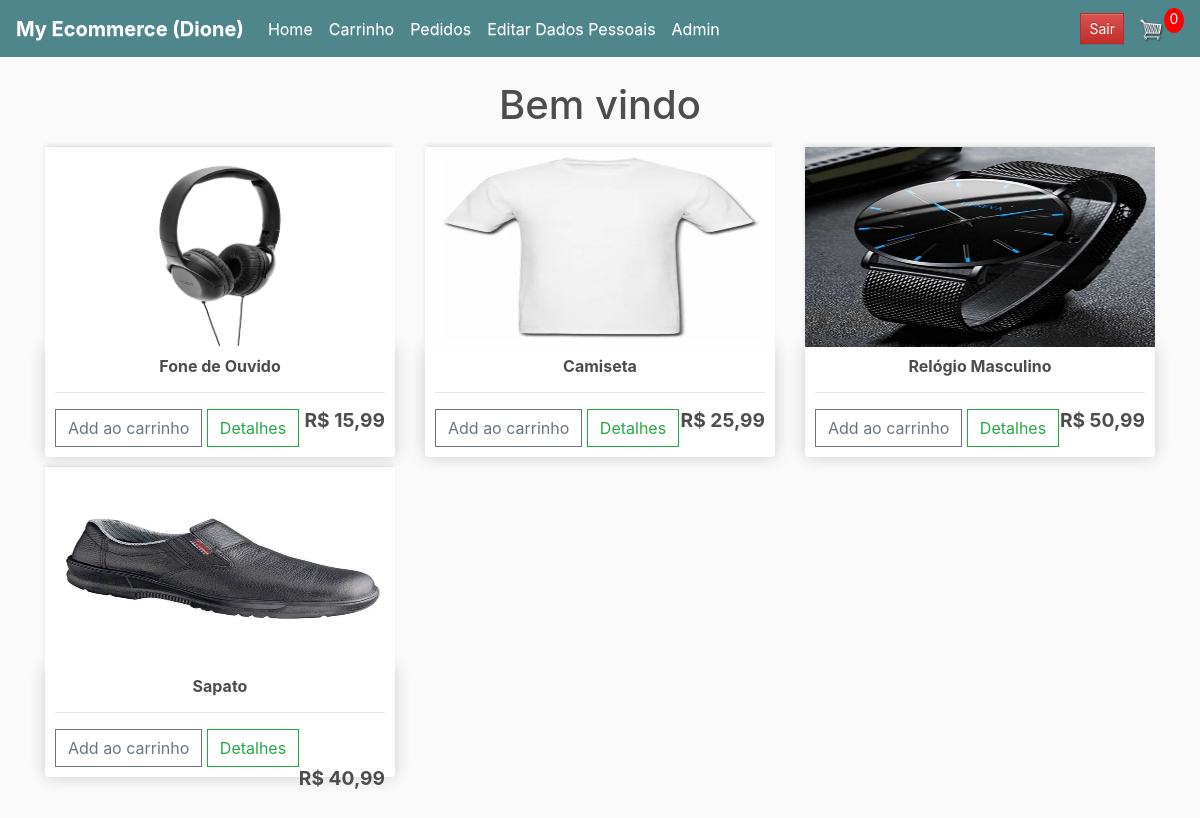
/ (signed in), run on an earlier commit of the app's database.
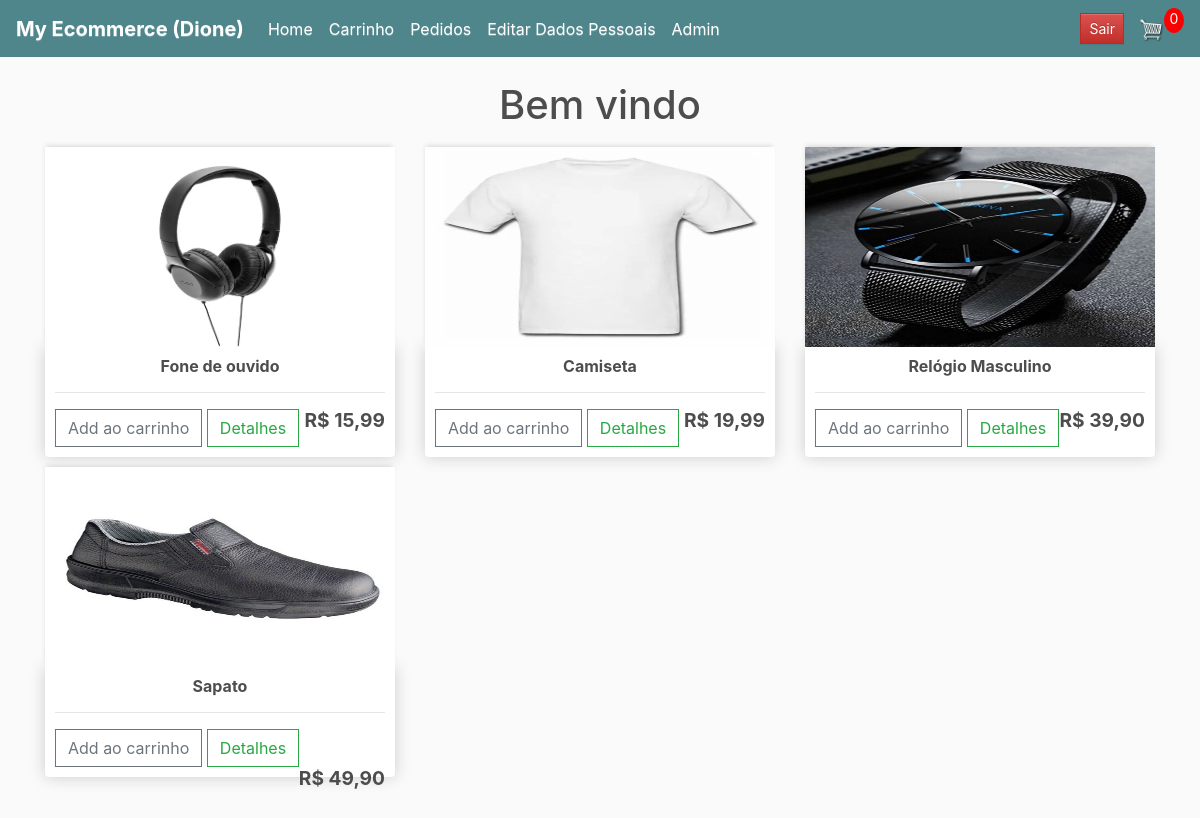
And on a later commit of the database.
### usuarios/models.py (models this page shows, shortened)
class User(AbstractUser):
    username = models.CharField(max_length=100, unique=True, verbose_name='Nome do Usuário')
    email = models.EmailField(max_length=100, unique=True)
    endereco = models.CharField(max_length=100, help_text='Insira o seu endereço.', null=True, blank=True)
    cidade = models.CharField(max_length=100, help_text='Insira a sua cidade.', null=True, blank=True)
    bairro = models.CharField(max_length=100, help_text='Insira o seu bairro.', null=True, blank=True)
    estado = models.CharField(max_length=100, help_text='Insira o seu estado.', null=True, blank=True)
    cep = models.CharField(max_length=8, null=True, blank=True)
    slug = models.SlugField(unique=True, blank=True, null=True)
    USERNAME_FIELD = 'username'
    EMAIL_FIELD = 'email'
    REQUIRED_FIELDS = ['email']
    class Meta:
        verbose_name = _("user")
        verbose_name_plural = _("users")
    def __str__(self):
        return f'Usuário: {self.username}'

### test_ecommerce/models.py (models this page shows, shortened)
class Produto(models.Model):
    nome = models.CharField(max_length=200, null=True, blank=True, verbose_name='Produto')
    preco = models.DecimalField(max_digits=7, decimal_places=2, verbose_name='Preço (R$)')
    detalhes = models.CharField(max_length=200, null=True, blank=True)
    imagem = models.ImageField(null=True, blank=True, upload_to='produtos')
    digital = models.BooleanField(default=False, null=True, blank=False)
    @property
    def image_url(self): # para poder visualizar fotos no html
        if self.imagem and hasattr(self.imagem, 'url'):
            return self.imagem.url

### test_ecommerce/views.py (the view)
# urls.py: 2. Add a URL to urlpatterns:  path('', views.home, name='home')
@login_required()
def home(request):
    if request.user.is_authenticated:
        cliente = request.user
        pedido, criado = Pedido.objects.get_or_create(cliente=cliente, complete=False)
        cart_itens = pedido.pegar_carrinho_itens
    else:
        pedido = {'pegar_carrinho_total':0, 'pegar_carrinho_itens':0, 'envio':False}
        cart_itens = pedido['pegar_carrinho_itens']
    produtos = Produto.objects.all()
    context = {'produtos':produtos, 'cart_itens':cart_itens}
    return render(request, 'compras/home.html', context)

### test_ecommerce/models.py (called while the page is built)
    @property
    def pegar_carrinho_itens(self):
        itens = self.pedidoitem_set.all()
        total = sum([item.quantidade for item in itens])
        return total

### usuarios/autenticate.py (called while the page is built)
    def get_user(self, user_id):
        try:
            return UserModel.objects.get(pk=user_id)
        except UserModel.DoesNotExist:
            return None

### templates/compras/home.html (shortened to what this page needs)
{% extends 'base.html' %}
{% load static %}
{% block main %}
{% include 'navbar.html' %}
{% include 'mensagens.html' %}
{% include 'loader.html' %}
<h1>Bem vindo</h1>
<div class="container">
    <div class="row">
        {% for produto in produtos %}
        <div class="col-lg-4">
            <img src="{{ produto.image_url|default_if_none:'/static/imagens/2+placeholder.png' }}" class="thumbnail">
            <div class="box-element product">
                <h6><strong>{{ produto.nome }}</strong></h6>
				<hr>
				<button data-product="{{ produto.id }}" data-action="add" class="btn btn-outline-secondary add-btn update-cart">Add ao carrinho</button>
                <button type="button" class="btn btn-outline-success" data-toggle="modal" data-target="#staticBackdrop{{ produto.pk }}">
                    Detalhes
                </button>
				<h4 class="h4" style="float: right"><strong>R$ {{ produto.preco }}</strong></h4>
            </div>
        </div>
        {% endfor %}
    </div>
</div>
<br>
{% endblock %}

### templates/base.html (shortened to what this page needs)
{% load static %}
<!DOCTYPE html>
<html lang="en">
<head>
    <link rel="stylesheet" href="https://cdn.jsdelivr.net/npm/bootstrap@4.6.2/dist/css/bootstrap.min.css">
    <link rel="stylesheet" href="https://maxcdn.bootstrapcdn.com/font-awesome/4.7.0/css/font-awesome.min.css">
    <link rel="stylesheet" href="https://maxcdn.bootstrapcdn.com/bootstrap/3.3.7/css/bootstrap-theme.min.css">
    <link rel="stylesheet" type="text/css" href="{% static 'css/style.css' %}">
</head>
<body>
    {% block main %}
    {% endblock %}
</body>
</html>

### templates/navbar.html (shortened to what this page needs)
{% extends 'base.html' %}
{% load static %}
{% block main %}
<nav class="navbar navbar-expand-lg navbar-dark bg-dark">
    {% if user.is_authenticated %}
    <b class="navbar-brand">My Ecommerce ({{ user.username|capfirst }})</b>
    {% else %}
    <b class="navbar-brand">My Ecommerce</b>
    {% endif %}
    <div class="collapse navbar-collapse" id="navbarSupportedContent">
      <ul class="navbar-nav mr-auto">
        {% if user.is_authenticated %}
        <li class="nav-item active">
          <a class="nav-link" href="{% url 'home' %}">Home <span class="sr-only">(current)</span></a>
        </li>
        <li class="nav-item active">
          <a class="nav-link" href="{% url 'cart' %}">Carrinho</a>
        </li>
        <li class="nav-item active">
          <a class="nav-link" href="{% url 'pedidos' %}">Pedidos</a>
        </li>
        <li class="nav-item active">
          <a class="nav-link" href="{% url 'editar_perfil' user.slug %}">Editar Dados Pessoais</a>
        </li>
        {% endif %}
        {% if user.is_superuser %}
        <li class="nav-item active">
          <a class="nav-link" href="http://projeto-ecommerce.up.railway.app/admin">Admin</a>
        </li>
        {% endif %}
      </ul>
      <div class="form-inline my-2 my-lg-0">
        {% if user.is_authenticated %}
        <a href="{% url 'logout' %}" class="btn btn-danger btn-sm" onclick="return confirm('{{ user.username|capfirst }} tem certeza que deseja sair?')">Sair</a>
        {% else %}
        <a href="{% url 'login' %}" class="btn btn-warning btn-sm">Login</a>
        {% endif %}
        {% if user.is_authenticated %}
        <a href="{% url 'cart' %}"><img src="{% static 'imagens/6+cart.png'%}" id="cart-icon"></a>
        <p id="cart-total">{{ cart_itens }}</p>
        {% endif %}
      </div>
    </div>
  </nav>
<br>
{% endblock %}

### templates/mensagens.html (shortened to what this page needs)
{% extends 'base.html' %}

### templates/loader.html (shortened to what this page needs)
{% extends 'base.html' %}
{% load static %}

### static/css/style.css (style rules this page uses)
body { background-color: hsl(0, 0%, 98%); }
h1,h2,h3,h4,h5,h6 { color:hsl(0, 0%, 30%); text-align: center; }
.h4 { font-size: 120%; }
.box-element { box-shadow:hsl(0, 0%, 80%) 0 0 16px; background-color: #fff; border-radius: 4px; padding: 10px; }
.thumbnail { width: 100%; height: 200px; -webkit-box-shadow: -1px -3px 5px -2px rgba(214,214,214,1); -moz-box-shadow: -1px -3px 5px -2px rgba(214,214,214,1); box-shadow: -1px -3px 5px -2px rgba(214,214,214,1); }
.product { border-radius: 0 0 4px 4px; }
.bg-dark { background-color: #4f868c!important; }
#cart-icon { width:25px; display: inline-block; margin-left: 15px; }
#cart-total { display: block; text-align: center; color:#fff; background-color: red; width: 20px; height: 25px; border-radius: 50%; font-size: 14px; }
.col-lg-4, .col-lg-6, .col-lg-8, .col-lg-12 { margin-top: 10px; }
.btn { border-radius: 0; }

What changed in the data, as far as the page shows it:
changed Produto: nome "Fone de Ouvido" → "Fone de ouvido"
changed Produto "Camiseta": preco "25,99" → "19,99"
changed Produto "Relógio Masculino": preco "50,99" → "39,90"
changed Produto "Sapato": preco "40,99" → "49,90"
